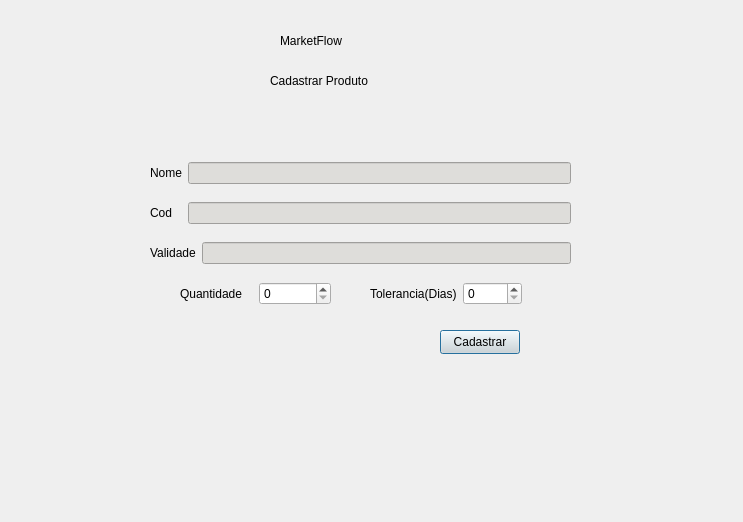
<?xml version="1.0" encoding="UTF-8"?>
<ui version="4.0">
 <class>CadastroDeProdutosWindow</class>
 <widget class="QDialog" name="CadastroDeProdutosWindow">
  <property name="geometry">
   <rect>
    <x>0</x>
    <y>0</y>
    <width>743</width>
    <height>522</height>
   </rect>
  </property>
  <property name="windowTitle">
   <string>Dialog</string>
  </property>
  <widget class="QWidget" name="layoutWidget">
   <property name="geometry">
    <rect>
     <x>180</x>
     <y>280</y>
     <width>151</width>
     <height>27</height>
    </rect>
   </property>
   <layout class="QHBoxLayout" name="horizontalLayout_4">
    <item>
     <widget class="QLabel" name="label_4">
      <property name="text">
       <string>Quantidade</string>
      </property>
     </widget>
    </item>
    <item>
     <widget class="QSpinBox" name="spinBoxQuantidade"/>
    </item>
   </layout>
  </widget>
  <widget class="QWidget" name="layoutWidget_3">
   <property name="geometry">
    <rect>
     <x>370</x>
     <y>280</y>
     <width>152</width>
     <height>27</height>
    </rect>
   </property>
   <layout class="QHBoxLayout" name="horizontalLayout_5">
    <item>
     <widget class="QLabel" name="label_5">
      <property name="text">
       <string>Tolerancia(Dias)</string>
      </property>
     </widget>
    </item>
    <item>
     <widget class="QSpinBox" name="spinBoxTolerancia"/>
    </item>
   </layout>
  </widget>
  <widget class="QWidget" name="layoutWidget_2">
   <property name="geometry">
    <rect>
     <x>150</x>
     <y>200</y>
     <width>421</width>
     <height>26</height>
    </rect>
   </property>
   <layout class="QHBoxLayout" name="horizontalLayout_2">
    <item>
     <widget class="QLabel" name="label_2">
      <property name="text">
       <string>Cod   </string>
      </property>
     </widget>
    </item>
    <item>
     <widget class="QLineEdit" name="lineEditCodDeBarras">
      <property name="styleSheet">
       <string notr="true">background-color: rgb(222, 221, 218);
color: black</string>
      </property>
     </widget>
    </item>
   </layout>
  </widget>
  <widget class="QWidget" name="layoutWidget_4">
   <property name="geometry">
    <rect>
     <x>150</x>
     <y>160</y>
     <width>421</width>
     <height>26</height>
    </rect>
   </property>
   <layout class="QHBoxLayout" name="horizontalLayout">
    <item>
     <widget class="QLabel" name="label">
      <property name="text">
       <string>Nome</string>
      </property>
     </widget>
    </item>
    <item>
     <widget class="QLineEdit" name="lineEditNome">
      <property name="styleSheet">
       <string notr="true">background-color: rgb(222, 221, 218);
color: black</string>
      </property>
      <property name="text">
       <string/>
      </property>
     </widget>
    </item>
   </layout>
  </widget>
  <widget class="QWidget" name="layoutWidget_5">
   <property name="geometry">
    <rect>
     <x>150</x>
     <y>240</y>
     <width>421</width>
     <height>26</height>
    </rect>
   </property>
   <layout class="QHBoxLayout" name="horizontalLayout_3">
    <item>
     <widget class="QLabel" name="label_3">
      <property name="text">
       <string>Validade</string>
      </property>
     </widget>
    </item>
    <item>
     <widget class="QLineEdit" name="lineEditValidade">
      <property name="styleSheet">
       <string notr="true">background-color: rgb(222, 221, 218);
color: black</string>
      </property>
     </widget>
    </item>
   </layout>
  </widget>
  <widget class="QPushButton" name="buttonCadastrar">
   <property name="geometry">
    <rect>
     <x>440</x>
     <y>330</y>
     <width>80</width>
     <height>24</height>
    </rect>
   </property>
   <property name="styleSheet">
    <string notr="true">background-color: rgb(222, 221, 218);
color: black</string>
   </property>
   <property name="text">
    <string>Cadastrar</string>
   </property>
  </widget>
  <widget class="QLabel" name="label_6">
   <property name="geometry">
    <rect>
     <x>280</x>
     <y>20</y>
     <width>171</width>
     <height>41</height>
    </rect>
   </property>
   <property name="styleSheet">
    <string notr="true">font: 800 20pt &quot;JetBrains Mono NL&quot;;</string>
   </property>
   <property name="text">
    <string>MarketFlow</string>
   </property>
  </widget>
  <widget class="QLabel" name="label_7">
   <property name="geometry">
    <rect>
     <x>270</x>
     <y>60</y>
     <width>181</width>
     <height>41</height>
    </rect>
   </property>
   <property name="styleSheet">
    <string notr="true">font: 800 13pt &quot;JetBrains Mono NL&quot;;</string>
   </property>
   <property name="text">
    <string>Cadastrar Produto</string>
   </property>
  </widget>
 </widget>
 <resources/>
 <connections/>
</ui>
